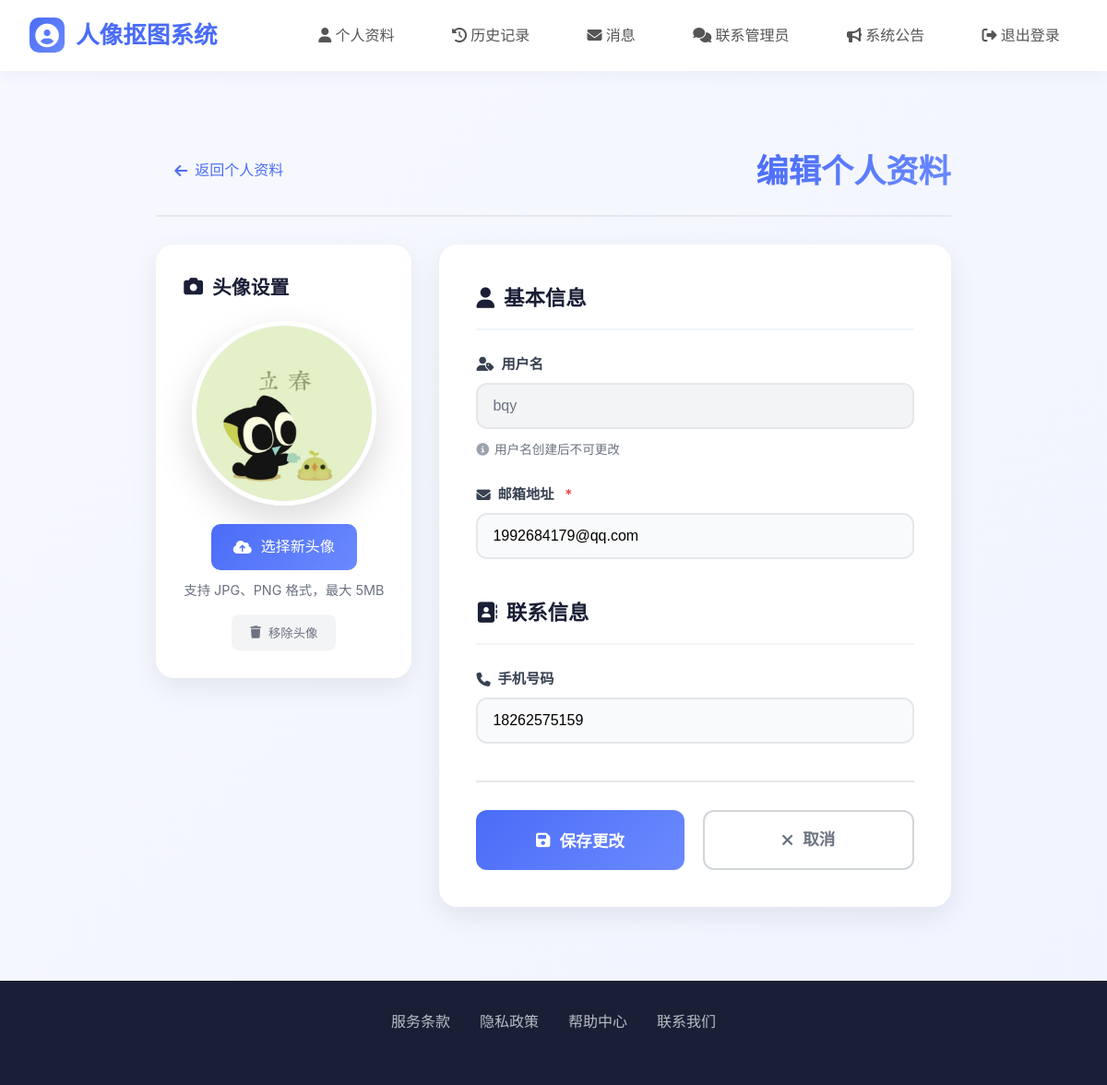
/users/edit-profile/ (signed in), run on the app's committed database.
### users/models.py (models this page shows, shortened)
class User(AbstractUser):
    phone = models.CharField(max_length=20, blank=True, null=True)
    avatar = models.ImageField(upload_to='avatars/', blank=True, null=True)
    bio = models.TextField(blank=True, null=True)

### users/views.py (the view)
# urls.py: path('edit-profile/', views.edit_profile, name='edit_profile'),
@login_required
def edit_profile(request):
    if request.method == 'POST':
        print("=== POST请求调试信息 ===")
        print(f"FILES数据: {request.FILES}")
        print(f"POST数据: {request.POST}")
        if 'avatar' in request.FILES:
            print(f"上传的头像文件: {request.FILES['avatar'].name}")
            print(f"文件大小: {request.FILES['avatar'].size}")
        form = ProfileEditForm(request.POST, request.FILES, instance=request.user)
        print(f"表单是否有效: {form.is_valid()}")
        if form.is_valid():
            user = form.save()
            print(f"保存后的用户头像: {user.avatar}")
            if user.avatar:
                print(f"保存后的头像URL: {user.avatar.url}")
            messages.success(request, '个人信息更新成功！')
            return redirect('users:profile')
        else:
            print("Form errors:", form.errors)
            messages.error(request, '表单验证失败，请检查输入')
    else:
        form = ProfileEditForm(instance=request.user)
    return render(request, 'users/edit_profile.html', {
        'form': form,
        'user': request.user
    })

### users/forms.py
class ProfileEditForm(forms.ModelForm):
    class Meta:
        model = User
        fields = ['first_name', 'last_name', 'email', 'phone', 'bio', 'avatar']
        widgets = {
            'email': forms.EmailInput(attrs={'class': 'form-input'}),
            'phone': forms.TextInput(attrs={'class': 'form-input'}),
            'bio': forms.Textarea(attrs={'class': 'form-input', 'rows': 3}),
        }

### matting/context_processors.py (called while the page is built)
def unread_messages(request):
    if not request.user.is_authenticated:
        return {'unread_messages_count': 0}
    unread_count = UserMessage.objects.filter(
        recipient=request.user,
        status='UNREAD'
    ).count()
    return {'unread_messages_count': unread_count}

### templates/users/edit_profile.html (shortened to what this page needs)
{% extends 'base.html' %}
{% load static %}
{% block content %}
<div class="edit-profile-container">
    <div class="edit-nav">
        <a href="{% url 'users:profile' %}" class="nav-back">
            <i class="fas fa-arrow-left"></i>
            返回个人资料
        </a>
        <h1 class="edit-title">编辑个人资料</h1>
    </div>
    <div class="edit-content">
        <div class="edit-grid">
            <div class="edit-sidebar">
                <div class="avatar-section">
                    <h3><i class="fas fa-camera"></i> 头像设置</h3>
                    <div class="avatar-preview-container">
                        <div class="avatar-preview-large" id="avatarPreview">
                            {% if user.avatar %}
                                <img src="{{ user.avatar.url }}" alt="当前头像" id="currentAvatar">
                            {% else %}
                                <div class="avatar-default-large">
                                    <i class="fas fa-user-circle"></i>
                                </div>
                            {% endif %}
                        </div>
                        <div class="avatar-upload-zone">
                            <label for="avatarInput" class="upload-label">
                                <i class="fas fa-cloud-upload-alt"></i>
                                <span>选择新头像</span>
                            </label>
                            <p class="upload-hint">支持 JPG、PNG 格式，最大 5MB</p>
                            <div class="avatar-actions">
                                <button type="button" class="btn-remove" id="removeAvatar">
                                    <i class="fas fa-trash"></i> 移除头像
                                </button>
                            </div>
                        </div>
                    </div>
                </div>
            </div>
            <div class="edit-main">
                <form method="post" class="edit-form" enctype="multipart/form-data">
                    <div class="form-section">
                        <div class="section-header">
                            <h2><i class="fas fa-user"></i> 基本信息</h2>
                        </div>
                        <div class="form-grid">
                            <div class="form-group">
                                <label for="username" class="form-label">
                                    <i class="fas fa-user-tag"></i>
                                    用户名
                                </label>
                                <input type="text"
                                       id="username"
                                       class="form-input"
                                       value="{{ user.username }}"
                                       readonly
                                       title="用户名不可更改">
                                <div class="form-hint">
                                    <i class="fas fa-info-circle"></i>
                                    用户名创建后不可更改
                                </div>
                            </div>
                            <div class="form-group">
                                <label for="email" class="form-label required">
                                    <i class="fas fa-envelope"></i>
                                    邮箱地址
                                </label>
                                <input type="email"
                                       id="email"
                                       name="email"
                                       class="form-input"
                                       value="{{ user.email|default:'' }}"
                                       placeholder="请输入邮箱地址"
                                       required>
                            </div>
                        </div>
                    </div>
                    <div class="form-section">
                        <div class="section-header">
                            <h2><i class="fas fa-address-book"></i> 联系信息</h2>
                        </div>
                        <div class="form-grid">
                            <div class="form-group">
                                <label for="phone" class="form-label">
                                    <i class="fas fa-phone"></i>
                                    手机号码
                                </label>
                                <input type="tel"
                                       id="phone"
                                       name="phone"
                                       class="form-input"
                                       value="{{ user.phone|default:'' }}"
                                       placeholder="请输入手机号码">
                            </div>
                        </div>
                    </div>
                    <div class="form-actions">
                        <button type="submit" class="btn-submit">
                            <i class="fas fa-save"></i>
                            保存更改
                        </button>
                        <a href="{% url 'users:profile' %}" class="btn-cancel">
                            <i class="fas fa-times"></i>
                            取消
                        </a>
                    </div>
                </form>
            </div>
        </div>
    </div>
</div>
{% endblock %}

### templates/base.html (style rules this page uses)
* { margin: 0; padding: 0; box-sizing: border-box; }
body { font-family: 'Inter', -apple-system, BlinkMacSystemFont, 'Segoe UI', 'Microsoft YaHei', sans-serif; background: linear-gradient(135deg, #f8f9ff 0%, #f0f4ff 100%); color: #333; line-height: 1.6; min-height: 100vh; display: flex; flex-direction: column; }

### templates/users/edit_profile.html (style rules this page uses)
.edit-profile-container { max-width: 1200px; margin: 2rem auto; padding: 0 20px; }
.edit-nav { display: flex; align-items: center; justify-content: space-between; margin-bottom: 30px; padding-bottom: 20px; border-bottom: 2px solid #e5e7eb; }
.nav-back { display: inline-flex; align-items: center; gap: 8px; color: #4a6cf7; text-decoration: none; font-weight: 500; padding: 10px 20px; border-radius: 10px; transition: all 0.3s ease; }
.edit-title { font-size: 2.2rem; color: #1a1f36; font-weight: 700; margin: 0; background: linear-gradient(135deg, #4a6cf7 0%, #6b8aff 100%); -webkit-background-clip: text; -webkit-text-fill-color: transparent; background-clip: text; }
.edit-grid { display: grid; grid-template-columns: 1fr 2fr; gap: 30px; }
.edit-sidebar { background: white; border-radius: 20px; box-shadow: 0 10px 30px rgba(0, 0, 0, 0.08); padding: 30px; align-self: start; }
.avatar-section h3 { color: #1a1f36; margin-bottom: 20px; display: flex; align-items: center; gap: 10px; font-size: 1.3rem; }
.avatar-preview-container { text-align: center; }
.avatar-preview-large { width: 200px; height: 200px; margin: 0 auto 20px; border-radius: 50%; border: 5px solid white; box-shadow: 0 15px 40px rgba(0, 0, 0, 0.15); overflow: hidden; background: linear-gradient(135deg, #f3f4f6 0%, #e5e7eb 100%); }
.avatar-preview-large img { width: 100%; height: 100%; object-fit: cover; }
.avatar-upload-zone { margin-top: 20px; }
.upload-label { display: inline-flex; align-items: center; gap: 10px; padding: 12px 24px; background: linear-gradient(135deg, #4a6cf7 0%, #6b8aff 100%); color: white; border-radius: 10px; cursor: pointer; font-weight: 500; transition: all 0.3s ease; margin-bottom: 10px; }
.upload-hint { color: #6b7280; font-size: 0.9rem; margin-bottom: 15px; }
.avatar-actions { margin-top: 15px; }
.btn-remove { display: inline-flex; align-items: center; gap: 8px; padding: 10px 20px; background: #f3f4f6; color: #6b7280; border: none; border-radius: 8px; cursor: pointer; font-weight: 500; transition: all 0.3s ease; }
.edit-main { background: white; border-radius: 20px; box-shadow: 0 10px 30px rgba(0, 0, 0, 0.08); padding: 40px; }
.form-section { margin-bottom: 40px; }
.section-header { margin-bottom: 25px; padding-bottom: 15px; border-bottom: 2px solid #f1f5f9; }
.section-header h2 { color: #1a1f36; margin: 0; display: flex; align-items: center; gap: 10px; font-size: 1.4rem; }
.form-grid { display: grid; gap: 25px; }
.form-group { display: flex; flex-direction: column; gap: 8px; }
.form-label { color: #374151; font-weight: 600; font-size: 0.95rem; display: flex; align-items: center; gap: 8px; }
.form-label.required:after { content: '*'; color: #ef4444; margin-left: 4px; }
.form-input { padding: 14px 16px; border: 2px solid #e5e7eb; border-radius: 12px; font-size: 1rem; transition: all 0.3s ease; background: #f9fafb; }
.form-input:read-only { background: #f3f4f6; color: #6b7280; cursor: not-allowed; }
.form-hint { color: #6b7280; font-size: 0.85rem; display: flex; align-items: center; gap: 6px; margin-top: 4px; }
.form-hint i { color: #9ca3af; }
.form-actions { display: flex; gap: 20px; margin-top: 40px; padding-top: 30px; border-top: 2px solid #e5e7eb; }
.btn-submit { flex: 1; padding: 16px; background: linear-gradient(135deg, #4a6cf7 0%, #6b8aff 100%); color: white; border: none; border-radius: 12px; font-size: 1.1rem; font-weight: 600; cursor: pointer; transition: all 0.3s ease; display: flex; align-items: center; justify-content: center; gap: 10px; }
.btn-cancel { flex: 1; padding: 16px; background: white; color: #6b7280; border: 2px solid #d1d5db; border-radius: 12px; font-size: 1.1rem; font-weight: 600; cursor: pointer; transition: all 0.3s ease; display: flex; align-items: center; justify-content: center; gap: 10px; text-decoration: none; text-align: center; }

### data on the page
User: avatar (picture), username "bqy", email "1992684179@qq.com", phone "18262575159"
